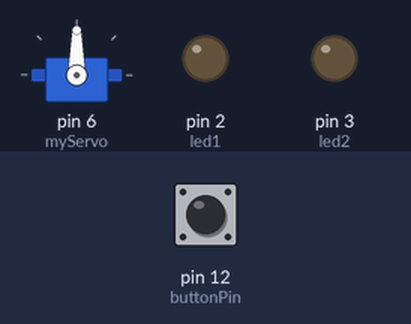
The sketch below on a simulated Arduino Uno, built with avr-gcc and run on an emulated ATmega328P. Shown: servo, output pins drawn as LEDs (lit = HIGH). The inputs (shaded band) are chosen by the test bench; at power-on: pin 12 (buttonPin) LOW. Random numbers use the default seed unless the sketch sets one.

Above: at 1.2 s.
1.3 s: pin 12 (buttonPin) pulled HIGH for 3.2 s
At 6.1 s:
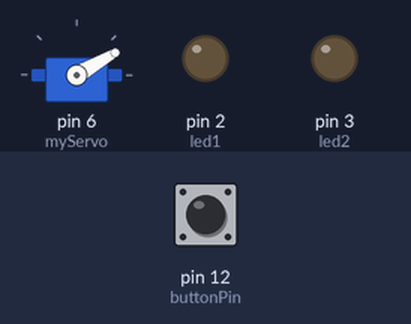
6.8 s: pin 12 (buttonPin) pulled HIGH for 0.15 s
At 9.0 s:
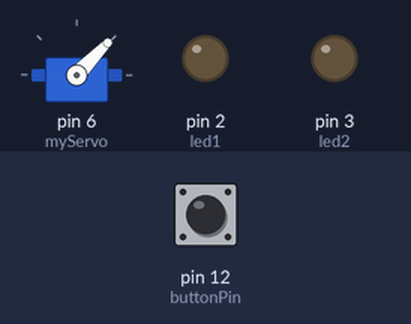
9.3 s: pin 12 (buttonPin) pulled HIGH for 1 s
At 11.1 s:
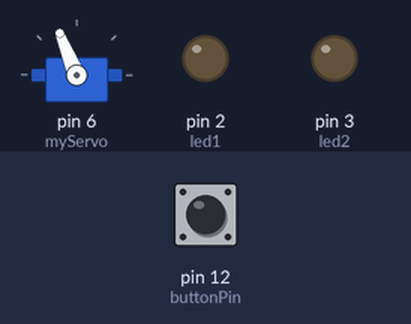
11.8 s: pin 12 (buttonPin) pulled HIGH for 0.15 s
At 14.0 s:
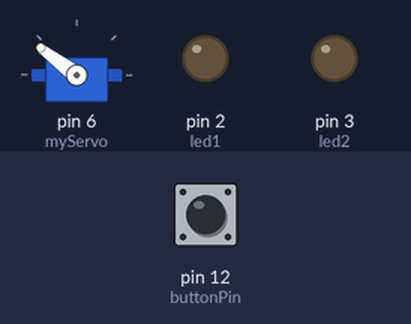
14.3 s: pin 12 (buttonPin) pulled HIGH for 0.15 s
At 16.1 s:
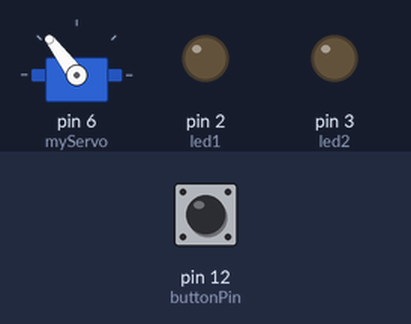
16.8 s: pin 12 (buttonPin) pulled HIGH for 3.2 s
At 17.2 s:
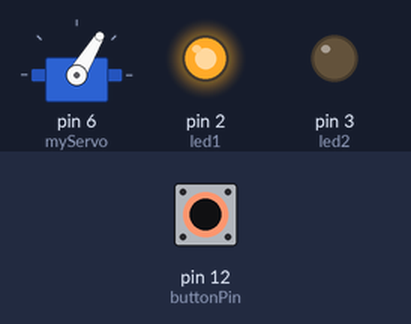
Timing chart, 0 to 22.3 s (numbered marks = the images above; inputs shaded):
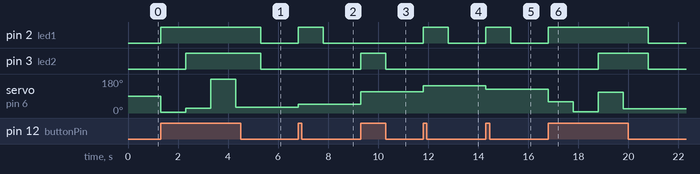

Measured:
- after the input at 1.3 s, pin 2 (led1): LOW → HIGH at once, → LOW 4.0 s later; pin 3 (led2): LOW → HIGH after 1.0 s, → LOW 3.0 s later; servo on pin 6 (myServo): 90° → 5° at once, → 25° 1.0 s later, → 180° 1.0 s later, → 30° 1.0 s later
- after the input at 6.8 s, pin 2 (led1): LOW → HIGH at once, → LOW 1.0 s later; servo on pin 6 (myServo): 30° → 46° at once
- after the input at 9.3 s, pin 3 (led2): LOW → HIGH at once, → LOW 1.0 s later; servo on pin 6 (myServo): 46° → 112° at once
- after the input at 11.8 s, pin 2 (led1): LOW → HIGH at once, → LOW 1.0 s later; servo on pin 6 (myServo): 112° → 143° at once
- after the input at 14.3 s, pin 2 (led1): LOW → HIGH at once, → LOW 1.0 s later; servo on pin 6 (myServo): 143° → 127° at once
- after the input at 16.8 s, pin 2 (led1): LOW → HIGH at once, → LOW 4.0 s later; pin 3 (led2): LOW → HIGH after 2.0 s, → LOW 2.0 s later; servo on pin 6 (myServo): 127° → 59° at once, → 6° 1.0 s later, → 109° 1.0 s later, → 22° 1.0 s later

The sketch:

Project.ino
```cpp
#include <Servo.h>

Servo myServo;
const int buttonPin = 12;
const int led1 = 2;
const int led2 = 3;
int buttonState = 0;

void setup() {
  myServo.attach(6);
  pinMode(led1, OUTPUT);
  pinMode(led2, OUTPUT);
  pinMode(buttonPin, INPUT);
}

void loop() {
  buttonState = digitalRead(buttonPin);
  int randomLed = random(2,4);
    if (buttonState == HIGH) {
      digitalWrite(randomLed, HIGH);
      int randomServo = random(0, 181);
      myServo.write(randomServo);
      delay(1000);

    } else {
      digitalWrite(randomLed, LOW);
    }

}
```
